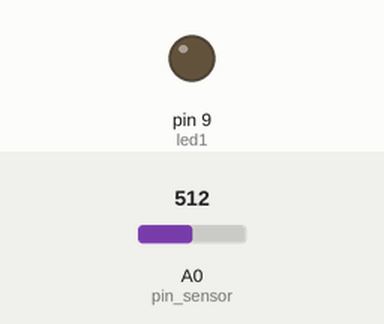
A sketch run on a simulated Arduino Uno, built with avr-gcc and run on an emulated ATmega328P. Parts: output pins drawn as LEDs (lit = HIGH). Dashed ring = blinking. Inputs (shaded band) come from the test bench; at power-on: A0 (pin_sensor) = 512.

Above: at 0.1 s.
At 1.2 s:
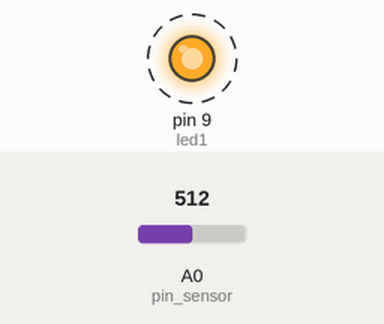
1.3 s: A0 (pin_sensor) set to 900
4.3 s: A0 (pin_sensor) set to 1023
At 4.54 s:
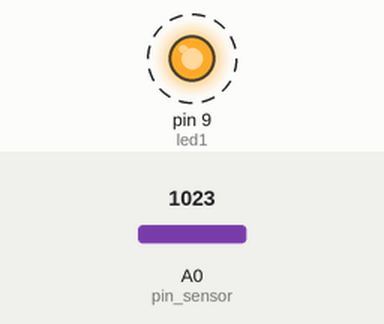
Timing chart, 0 to 13.3 s (numbered marks = the images above; inputs shaded):
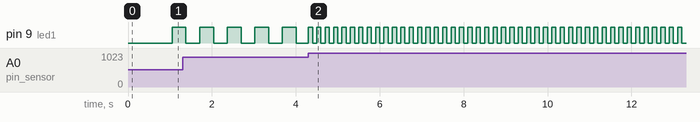

The sketch:

7frequencia_do_led_com_potenciometro_tarefa_aula_7.ino
```cpp
//7frequencia do led com potenciometro tarefa aula 7
int led1 = 9;
int pin_sensor = A0;
int valor_sensor = 0;


unsigned long tempoAnterior = 0;
int intervaloPisca = 0;
bool estadoLed = LOW;

void setup() {
  pinMode(pin_sensor, INPUT);
  pinMode(led1, OUTPUT);
  Serial.begin(115200);
}

void loop() {
  valor_sensor = analogRead(pin_sensor);
  intervaloPisca = map(valor_sensor, 0, 1023, 2000, 100);

  unsigned long tempoAtual = millis();

    // Lógica para piscar sem usar delay()
    if (tempoAtual - tempoAnterior >= intervaloPisca) {
      tempoAnterior = tempoAtual;
      estadoLed = !estadoLed; // Inverte o estado (HIGH <-> LOW)
      digitalWrite(led1, estadoLed);
    }
}
```

Measured:
- after the input at 4.3 s, pin 9 (led1): alternates HIGH for 0.10 s and LOW for 0.10 s, starting at once
- by itself, pin 9 (led1): alternates HIGH for 0.33 s and LOW for 0.33 s
